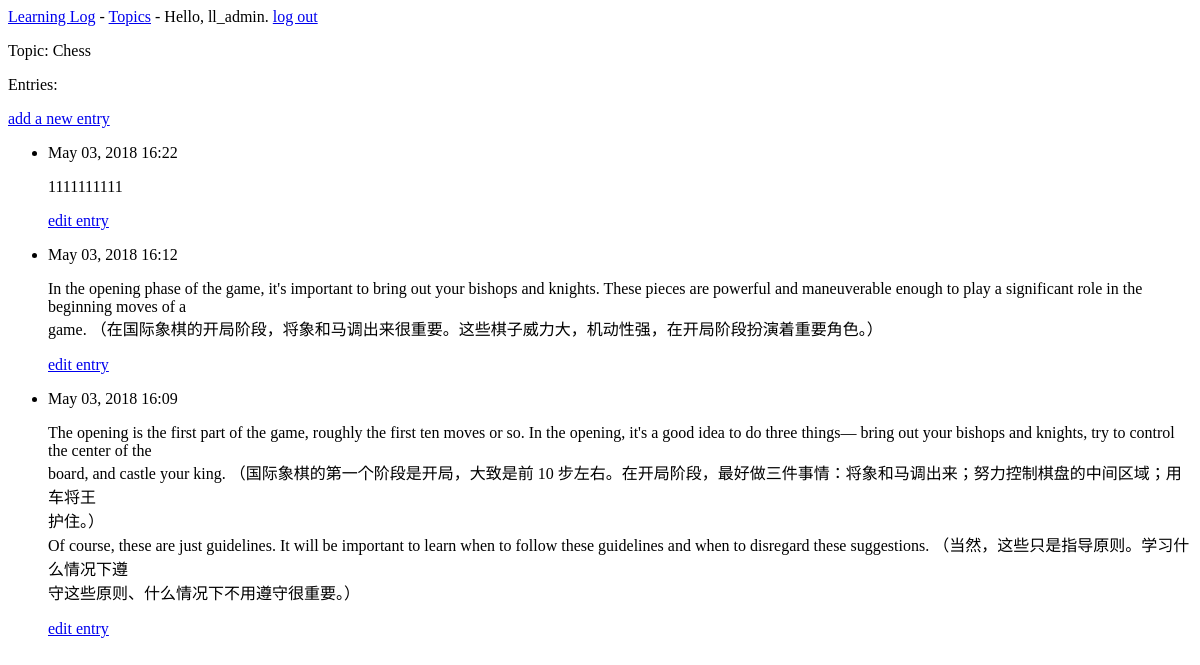
The page /topics/1/ (signed in) on the database as committed earlier.
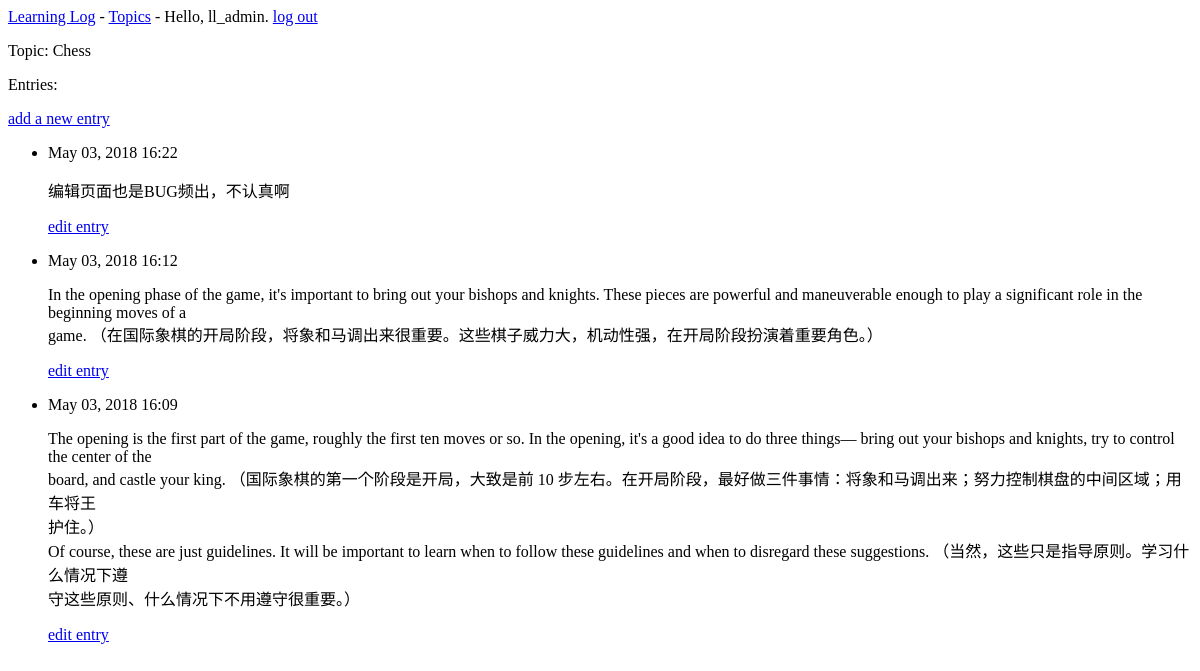
The same page on the database as committed later.
### learning_logs/models.py (models this page shows, shortened)
class Topic(models.Model):
	text = models.CharField(max_length=200)
	date_added = models.DateTimeField(auto_now_add= True)
	owner = models.ForeignKey(User,on_delete=models.CASCADE)
	def __str__(self):
		return self.text

class Entry(models.Model):
	topic = models.ForeignKey('Topic',on_delete=models.CASCADE)
	text = models.TextField()
	date_added = models.DateTimeField(auto_now_add=True)
	class Meta:
		verbose_name_plural = 'entries'

### learning_logs/views.py (the view)
# urls.py: re_path('topics/(?P<topic_id>\d+)/',views.topic,name='topic'),
@login_required
def topic(request,topic_id):
	topic = Topic.objects.get(id=topic_id)
	entries = topic.entry_set.order_by('-date_added')
	context = {'topic':topic,'entries':entries}
	return render(request,'learning_logs/topic.html',context)

### learning_logs/templates/learning_logs/topic.html
{% extends "learning_logs/base.html" %}
{% block content %}
  <p>Topic: {{topic}}</p>
  <p>Entries:</p>
  <p>
    <a href="{% url 'learning_logs:new_entry' topic.id %}">add a new entry</a>
  </p>
  <ul>
    {% for entry in entries %}
      <li>
        <p>{{entry.date_added|date:'M d, Y H:i' }}</p>
        <p>{{entry.text|linebreaks }}</p>
        <p>
          <a href="{% url 'learning_logs:edit_entry' entry.id %}">edit entry</a>
        </p>
    </li>
    {% empty %}
      <li>There are no entries for this topic yet.</li>
    {% endfor %}
  </ul>
{% endblock content %}

### learning_logs/templates/learning_logs/base.html
<p>
  <a href="{% url 'learning_logs:index' %}">Learning Log</a> -
  <a href="{% url 'learning_logs:topics' %}">Topics</a> -
  {%  if user.is_authenticated %}
    Hello, {{user.username}}.
    <a href="{% url 'users:logout' %}">log out</a>
  {% else %}
    <a href="{% url 'users:register' %}">register </a> -
    <a href="{% url 'users:login' %}">log in </a>
  {% endif %}
</p>
{% block content %}{% endblock content %}

Rows that differ between the two databases and show on the page:
changed Entry: text "1111111111" → "编辑页面也是BUG频出，不认真啊"
